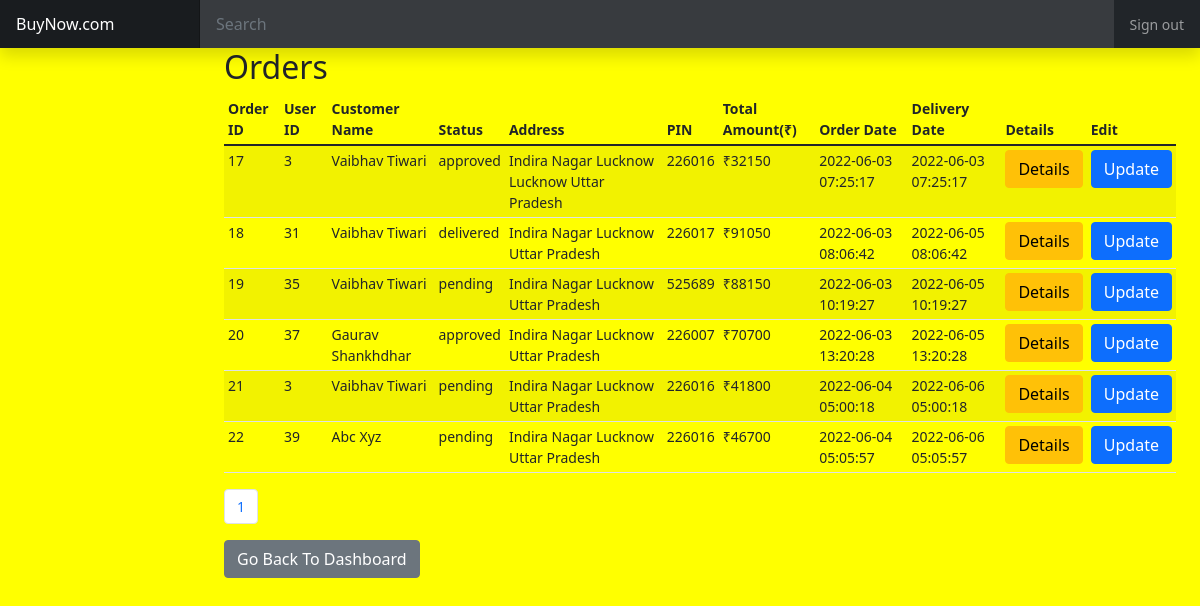
Screenshot of /orders.php (signed in) with the database file from the repository.
### tables this page shows
CREATE TABLE `Orders` (
  `order_id` int UNSIGNED NOT NULL,
  `id` int UNSIGNED NOT NULL,
  `status` enum('pending','approved','delivered') DEFAULT NULL,
  `address` varchar(100) DEFAULT NULL,
  `order_date` timestamp NULL DEFAULT NULL,
  `delivery_date` timestamp NULL DEFAULT NULL,
  `total_amount` int DEFAULT NULL,
  `pin` int DEFAULT NULL,
  `CustomerName` varchar(100) DEFAULT NULL
);

### orders.php (the view, shortened to what this page needs)
<?php
include 'header.php';
if(!isset($_SESSION['user'])||$_SESSION['admin']==0){
  ?>
  <p>ACCESS DENIED!</p>
  <?php }
  else {
?>
  <link href="dashboard.css" rel="stylesheet">
  </head>
  <body>
  <header class="navbar navbar-dark sticky-top bg-dark flex-md-nowrap p-0 shadow">
  <a class="navbar-brand col-md-3 col-lg-2 me-0 px-3" href="dashboard.php">BuyNow.com</a>
  <input class="form-control form-control-dark w-100" type="text" placeholder="Search" aria-label="Search">
  <div class="navbar-nav">
    <?php if(isset($_SESSION['user'])) { ?>
    <div class="nav-item text-nowrap">
      <a class="nav-link px-3" href="signout.php">Sign out</a>
    </div>
    <?php } ?>
  </div>
</header>
  <div class="container-fluid">
  <div class="row">
    <main class="col-md-9 ms-sm-auto col-lg-10 px-md-4">
<h2 >Orders</h2>
      <div class="table-responsive">
<table class="table table-striped table-sm">
          <thead>
            <tr>
              <th scope="col">Order ID</th>
              <th scope="col">User ID</th>
              <th scope="col">Customer Name</th>
              <th scope="col">Status</th>
              <th scope="col">Address</th>
              <th scope="col">PIN</th>
              <th scope="col">Total Amount(₹)</th>
              <th scope="col">Order Date</th>
              <th scope="col">Delivery Date</th>
              <th scope="col">Details</th>
              <th scope="col">Edit</th>
            </tr>
          </thead>
          <tbody>
          <?php
            try {
              $sql = "SELECT *
              from Orders";
                $res=$conn->query($sql);
                $rowss = $res->fetchAll(PDO::FETCH_ASSOC);
                $total=count($rowss);
              $limit=6;
                if(isset($_GET['page']))
                $page=$_GET['page'];
                else
                $page=1;
                $start=($page-1)*$limit;
                $pages=ceil($total/$limit);
              $sql = "SELECT *
                       from Orders order by order_id LIMIT $start,$limit";
               $res=$conn->query($sql);
               $rows = $res->fetchAll(PDO::FETCH_ASSOC);
               foreach($rows as $key => $val){     ?>
                <tr>
                  <td><?php echo($val['order_id']);?></td>
                  <td><?php echo($val['id']);?></td>
                  <td><?php echo($val['CustomerName']);?></td>
                  <td><?php echo($val['status']);?></td>
                  <td><?php echo($val['address']);?></td>
                  <td><?php echo($val['pin']);?></td>
                  <td>₹<?php echo($val['total_amount']);?></td>
                  <td><?php echo($val['order_date']);?></td>
                  <td><?php echo($val['delivery_date']);?></td>
                  <td><button class="btn btn-warning viewDetails" id="<?php echo($val['order_id']);?>">Details</button></td>
                  <td><button class="btn btn-primary updateStatusId" id="<?php echo($val['order_id']);?>" data-bs-toggle="modal" data-bs-target="#exampleModal">Update</button></td>
               </tr>
               <?php
               }
            } catch(PDOException $e) {
              echo "Connection failed: " . $e->getMessage();
            }
  ?>
          </tbody>
        </table>
        <nav aria-label="Page navigation example">
  <ul class="pagination">
     <?php for($i=1;$i<=$pages;$i++) { ?>
      <li class="page-item"><a class="page-link" href="?page=<?php echo($i);?>"><?php echo($i);?></a></li>
       <?php } ?>
  </ul>
</nav>
        <button id="dashboard" class="btn btn-secondary">Go Back To  Dashboard</button>
      </div>
</main>
</div>
</div>
</body>
</html>
<?php }
?>

### header.php (shortened to what this page needs)
<!doctype html>
<html lang="en">
  <head>
<link href="/css/bootstrap.min.css" rel="stylesheet">

### dashboard.css (style rules this page uses)
body { font-size: .875rem; }
.navbar-brand { padding-top: .75rem; padding-bottom: .75rem; font-size: 1rem; background-color: rgba(0, 0, 0, .25); box-shadow: inset -1px 0 0 rgba(0, 0, 0, .25); }
.navbar .form-control { padding: .75rem 1rem; border-width: 0; border-radius: 0; }
.form-control-dark { color: #fff; background-color: rgba(255, 255, 255, .1); border-color: rgba(255, 255, 255, .1); }

### header.php (style rules this page uses)
body { background-color:yellow; }

### rows the page displays
orders: order_id "17", id "3", CustomerName "Vaibhav Tiwari", status "approved", address "Indira Nagar Lucknow Lucknow Uttar Pradesh", pin "226016", total_amount "32150", order_date "2022-06-03 07:25:17", delivery_date "2022-06-03 07:25:17"
orders: order_id "18", id "31", CustomerName "Vaibhav Tiwari", status "delivered", address "Indira Nagar Lucknow Uttar Pradesh", pin "226017", total_amount "91050", order_date "2022-06-03 08:06:42", delivery_date "2022-06-05 08:06:42"
orders: order_id "19", id "35", CustomerName "Vaibhav Tiwari", status "pending", address "Indira Nagar Lucknow Uttar Pradesh", pin "525689", total_amount "88150", order_date "2022-06-03 10:19:27", delivery_date "2022-06-05 10:19:27"
orders: order_id "20", id "37", CustomerName "Gaurav Shankhdhar", status "approved", address "Indira Nagar Lucknow Uttar Pradesh", pin "226007", total_amount "70700", order_date "2022-06-03 13:20:28", delivery_date "2022-06-05 13:20:28"
orders: order_id "21", id "3", CustomerName "Vaibhav Tiwari", status "pending", address "Indira Nagar Lucknow Uttar Pradesh", pin "226016", total_amount "41800", order_date "2022-06-04 05:00:18", delivery_date "2022-06-06 05:00:18"
orders: order_id "22", id "39", CustomerName "Abc Xyz", status "pending", address "Indira Nagar Lucknow Uttar Pradesh", pin "226016", total_amount "46700", order_date "2022-06-04 05:05:57", delivery_date "2022-06-06 05:05:57"
